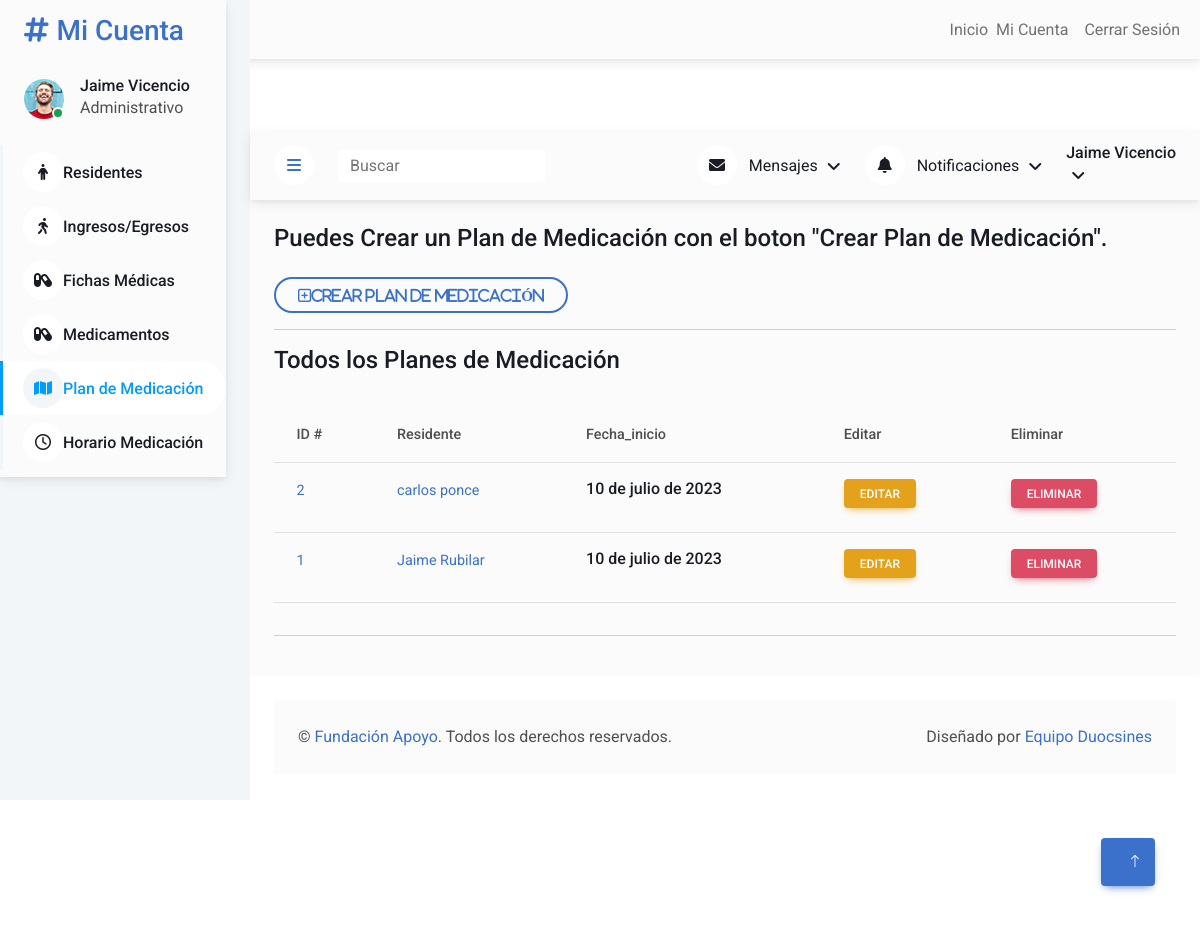
/users/planmedicacion/ (signed in), run on the app's committed database.
### users/models.py (models this page shows, shortened)
class PlanMedicacion(models.Model):
    residente = models.OneToOneField('Residente', on_delete=models.CASCADE)
    fecha_inicio = models.DateField()
    medicamentos = models.ManyToManyField(Medicamento, through='DosisMedicamento')
    def get_update_url(self):
        return reverse("users:users-planmedicacion-update", kwargs={'pk': self.pk})
    def get_detail_url(self):
        return reverse("users:users-planmedicacion-detail", kwargs={'pk': self.pk})

class Residente(models.Model):
    nombre_apellido = models.CharField(max_length=100)
    rut = models.CharField(max_length=20)
    nacionalidad = models.CharField(max_length=50, default='Chileno/a')
    fecha_nacimiento = models.DateField()
    estado_civil = models.CharField(max_length=20, choices=ESTADO_CIVIL_CHOICES)
    genero = models.CharField(max_length=1, choices=GENERO_CHOICES)
    direccion = models.CharField(max_length=200)
    comuna = models.CharField(max_length=100)
    celular = models.CharField(max_length=20)
    estado_en_hogar = models.CharField(max_length=1, choices=ESTADO_EN_HOGAR_CHOICES, default='I')
    fecha_admision = models.DateField(null=True, blank=True)
    fecha_egreso = models.DateField(null=True, blank=True)
    def __str__(self):
        return self.nombre_apellido

### users/views.py (the view)
# urls.py: path('planmedicacion/', PlanMedicacionListView.as_view(), name='users-planmedicacion-list'),
class PlanMedicacionListView(LoginRequiredMixin, StaffRequiredMixin, ListView):
    model = PlanMedicacion
    template_name = 'users/planmedicacion_list.html'
    context_object_name = 'list'
    def get_queryset(self):
        queryset = super().get_queryset()
        queryset = queryset.order_by('-id')
        return queryset

### users/mixins.py (called while the page is built)
    def dispatch(self, request, *args, **kwargs):
        if not request.user.is_authenticated or not request.user.is_staff:
            raise PermissionDenied
        return super().dispatch(request, *args, **kwargs)

### users/templates/users/planmedicacion_list.html (shortened to what this page needs)
{% extends "users/base.html" %}
{% load static %}
{% block content %}
<div class="container-xxl position-relative bg-white d-flex p-0">
        <div class="sidebar pe-4 pb-3">
            <nav class="navbar bg-light navbar-light">
                <a href="{% url 'users:users-residente-list' %}" class="navbar-brand mx-4 mb-3">
                    <h3 class="text-primary"><i class="fa fa-hashtag me-2"></i>Mi Cuenta</h3>
                </a>
                <div class="d-flex align-items-center ms-4 mb-4">
                    <div class="position-relative">
                        <img class="rounded-circle" src="{% static 'users/img/user.jpg' %}" alt="" style="width: 40px; height: 40px;">
                        <div class="bg-success rounded-circle border border-2 border-white position-absolute end-0 bottom-0 p-1"></div>
                    </div>
                    <div class="ms-3">
                        <h6 class="mb-0"> {{ request.user.first_name|capfirst }} {{ request.user.last_name|capfirst }}</h6>
                        {% if request.user.groups.first %}
                        <span class="d-none d-lg-inline-flex">{{ request.user.groups.first.name }}</span>
                        {% else %}
                        <span class="d-none d-lg-inline-flex">Sin grupo Asignado</span>
                        {% endif %}
                    </div>
                </div>
                <div class="navbar-nav w-100">
                    <a href="{% url 'users:users-residente-list' %}" class="nav-item nav-link"><i class="fa-solid fa-person"></i>Residentes</a>
                    <a href="{% url 'users:users-residente-ingreso-egreso-list' %}" class="nav-item nav-link "><i class="fa-solid fa-person-walking"></i></i>Ingresos/Egresos</a>
                    <a href="{% url 'users:users-fichamedica-list' %}" class="nav-item nav-link"><i class="fa-solid fa-capsules"></i>Fichas Médicas</a>
                    <a href="{% url 'users:users-medicamento-list' %}" class="nav-item nav-link "><i class="fa-solid fa-capsules"></i>Medicamentos</a>
                    <a href="{% url 'users:users-planmedicacion-list' %}" class="nav-item nav-link active"><i class="fa-solid fa-map"></i></i>Plan de Medicación</a>
                    <a href="{% url 'users:users-dosismedicamento-list' %}" class="nav-item nav-link"><i class="fa-regular fa-clock"></i>Horario Medicación</a>
                </div>
            </nav>
        </div>
<div class="content">
    <nav class="navbar navbar-expand bg-light navbar-light sticky-top px-4 py-0">
        <a href="#" class="sidebar-toggler flex-shrink-0">
            <i class="fa fa-bars"></i>
        </a>
        <form class="d-none d-md-flex ms-4">
            <input class="form-control border-0" type="search" placeholder="Buscar">
        </form>
        <div class="navbar-nav align-items-center ms-auto">
            <div class="nav-item dropdown">
                <a href="#" class="nav-link dropdown-toggle" data-bs-toggle="dropdown">
                    <i class="fa fa-envelope me-lg-2"></i>
                    <span class="d-none d-lg-inline-flex">Mensajes</span>
                </a>
            </div>
            <div class="nav-item dropdown">
                <a href="#" class="nav-link dropdown-toggle" data-bs-toggle="dropdown">
                    <i class="fa fa-bell me-lg-2"></i>
                    <span class="d-none d-lg-inline-flex">Notificaciones</span>
                </a>
            </div>
            <div class="nav-item dropdown">
                <a href="#" class="nav-link dropdown-toggle" data-bs-toggle="dropdown">
                    <h6 class="mb-0"> {{ request.user.first_name|capfirst }} {{ request.user.last_name|capfirst }}</h6>
                </a>
            </div>
        </div>
    </nav>
            <div class="col-12">
                <div class="bg-light rounded h-100 p-4">
                    <h4 class="mb-4">Puedes Crear un Plan de Medicación con el boton "Crear Plan de Medicación".</h4>
                    <a href="{% url 'users:users-planmedicacion-create' %}" class="btn btn-outline-primary btn-rounded"><i class="fa-regular fa-square-plus fa-lg"><strong>Crear Plan de Medicación</strong></i></a>
                    <hr>
                        <h4 class="mb-4">Todos los Planes de Medicación</h4>
                            <div class="table-responsive">
                                <table class="table">
                                    <thead>
                                        <tr>
                                            <th scope="col">ID #</th>
                                            <th scope="col">Residente</th>
                                            <th scope="col">Fecha_inicio</th>
                                            <th scope="col">Editar</th>
                                            <th scope="col">Eliminar</th>
                                        </tr>
                                    </thead>
                                    <tbody>
                                    {% for object in list %}
                                        <tr><h6>
                                            <td><a href="{{ object.get_detail_url }}">{{ object.pk }}</a></td>
                                            <td><a href="{{ object.get_detail_url }}">{{ object.residente }}</a></td>
                                            <td><h6>{{ object.fecha_inicio }}</h6></td>
                                            <td><h6><a href="{{ object.get_update_url }}" class="btn btn-sm btn-warning mt-auto">Editar</a></h6></td>
                                            <td><h6><form method="post" action="{% url 'users:users-planmedicacion-delete' object.pk %}">
                                                <button type="submit" class="btn btn-sm btn-danger mt-auto" onclick="return confirm('¿Estás seguro de eliminar el Plan Méedico?')">Eliminar</button>
                                            </form></h6></td>
                                        </tr>
                                    {% endfor %}
                                    </tbody>
                                </table>
                            </div>
                        <hr>
                </div>
            </div>
            <div class="container-fluid pt-4 px-4">
                <div class="bg-light rounded-top p-4">
                    <div class="row">
                        <div class="col-12 col-sm-6 text-center text-sm-start">
                            &copy; <a href="#">Fundación Apoyo</a>. Todos los derechos reservados.
                        </div>
                        <div class="col-12 col-sm-6 text-center text-sm-end">
                            Diseñado por <a href="#">Equipo Duocsines</a>
                        </div>
                    </div>
                </div>
            </div>
        </div>
    <a href="#" class="btn btn-lg btn-primary btn-lg-square back-to-top"><i class="bi bi-arrow-up"></i></a>
</div>
{% endblock content %}

### users/static/users/css/style.css (style rules this page uses)
:root { --primary: #009CFF; --light: #F3F6F9; --dark: #191C24; }
.back-to-top { position: fixed; display: none; right: 45px; bottom: 45px; z-index: 99; }
.btn { transition: .5s; }
.btn.btn-primary { color: #FFFFFF; }
.btn-lg-square { width: 48px; height: 48px; }
.btn-square, .btn-sm-square, .btn-lg-square { padding: 0; display: inline-flex; align-items: center; justify-content: center; font-weight: normal; border-radius: 50px; }
.sidebar { position: fixed; top: 0; left: 0; bottom: 0; width: 250px; height: 100vh; overflow-y: auto; background: var(--light); transition: 0.5s; z-index: 999; }
.content { margin-left: 250px; min-height: 100vh; background: #FFFFFF; transition: 0.5s; }
@media (min-width: 992px) { .sidebar { margin-left: 0; } }
@media (min-width: 992px) { .content { width: calc(100% - 250px); } }
.sidebar .navbar .navbar-nav .nav-link { padding: 7px 20px; color: var(--dark); font-weight: 500; border-left: 3px solid var(--light); border-radius: 0 30px 30px 0; outline: none; }
.sidebar .navbar .navbar-nav .nav-link:hover, .sidebar .navbar .navbar-nav .nav-link.active { color: var(--primary); background: #FFFFFF; border-color: var(--primary); }
.sidebar .navbar .navbar-nav .nav-link i { width: 40px; height: 40px; display: inline-flex; align-items: center; justify-content: center; background: #FFFFFF; border-radius: 40px; }
.sidebar .navbar .navbar-nav .nav-link:hover i, .sidebar .navbar .navbar-nav .nav-link.active i { background: var(--light); }
.content .navbar .navbar-nav .nav-link { margin-left: 25px; padding: 12px 0; color: var(--dark); outline: none; }
.content .navbar .sidebar-toggler, .content .navbar .navbar-nav .nav-link i { width: 40px; height: 40px; display: inline-flex; align-items: center; justify-content: center; background: #FFFFFF; border-radius: 40px; }
.content .navbar .dropdown-toggle::after { margin-left: 6px; vertical-align: middle; border: none; content: "\f107"; font-family: "Font Awesome 5 Free"; font-weight: 900; transition: .5s; }

### data on the page
PlanMedicacion: pk "2", residente "carlos ponce", fecha_inicio "10 de julio de 2023"
PlanMedicacion: pk "1", residente "Jaime Rubilar", fecha_inicio "10 de julio de 2023"

### other printed values
{{ request.user.first_name|capfirst }} "Jaime"
{{ request.user.last_name|capfirst }} "Vicencio"
{{ request.user.groups.first.name }} "Administrativo"
